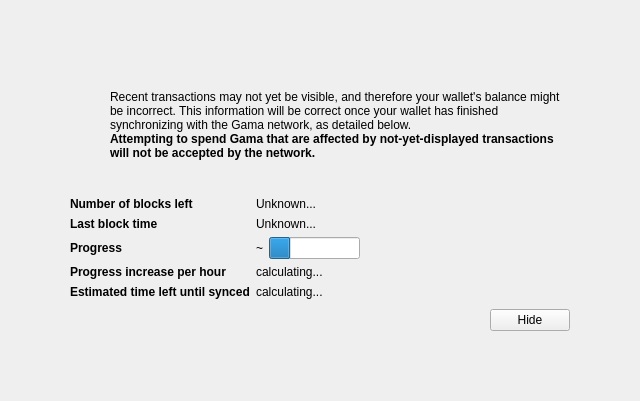
<?xml version="1.0" encoding="UTF-8"?>
<ui version="4.0">
 <class>ModalOverlay</class>
 <widget class="ModalOverlay" name="ModalOverlay">
  <property name="geometry">
   <rect>
    <x>0</x>
    <y>0</y>
    <width>640</width>
    <height>401</height>
   </rect>
  </property>
  <property name="windowTitle">
   <string>Form</string>
  </property>
  <layout class="QVBoxLayout" name="verticalLayout" stretch="0">
   <property name="sizeConstraint">
    <enum>QLayout::SetDefaultConstraint</enum>
   </property>
   <property name="leftMargin">
    <number>0</number>
   </property>
   <property name="topMargin">
    <number>0</number>
   </property>
   <property name="rightMargin">
    <number>0</number>
   </property>
   <property name="bottomMargin">
    <number>0</number>
   </property>
   <item>
    <widget class="QWidget" name="bgWidget" native="true">
     <property name="styleSheet">
      <string notr="true"/>
     </property>
     <layout class="QVBoxLayout" name="verticalLayoutMain" stretch="0">
      <property name="leftMargin">
       <number>60</number>
      </property>
      <property name="topMargin">
       <number>60</number>
      </property>
      <property name="rightMargin">
       <number>60</number>
      </property>
      <property name="bottomMargin">
       <number>60</number>
      </property>
      <item>
       <widget class="QWidget" name="contentWidget" native="true">
        <property name="styleSheet">
         <string notr="true"/>
        </property>
        <layout class="QVBoxLayout" name="verticalLayoutSub" stretch="1,0,0,0,0">
         <property name="spacing">
          <number>0</number>
         </property>
         <property name="leftMargin">
          <number>10</number>
         </property>
         <property name="topMargin">
          <number>10</number>
         </property>
         <property name="rightMargin">
          <number>10</number>
         </property>
         <property name="bottomMargin">
          <number>10</number>
         </property>
         <item>
          <layout class="QHBoxLayout" name="horizontalLayoutIconText" stretch="0,1">
           <property name="topMargin">
            <number>20</number>
           </property>
           <item>
            <layout class="QVBoxLayout" name="verticalLayoutIcon">
             <property name="leftMargin">
              <number>0</number>
             </property>
             <item>
              <widget class="QPushButton" name="warningIcon">
               <property name="enabled">
                <bool>false</bool>
               </property>
               <property name="text">
                <string/>
               </property>
               <property name="icon">
                <iconset>
                 <normaloff>:/icons/warning</normaloff>
                 <disabledoff>:/icons/warning</disabledoff>:/icons/warning</iconset>
               </property>
               <property name="iconSize">
                <size>
                 <width>48</width>
                 <height>48</height>
                </size>
               </property>
               <property name="flat">
                <bool>true</bool>
               </property>
              </widget>
             </item>
             <item>
              <spacer name="verticalSpacerWarningIcon">
               <property name="orientation">
                <enum>Qt::Vertical</enum>
               </property>
               <property name="sizeHint" stdset="0">
                <size>
                 <width>20</width>
                 <height>40</height>
                </size>
               </property>
              </spacer>
             </item>
            </layout>
           </item>
           <item>
            <layout class="QVBoxLayout" name="verticalLayoutInfoText">
             <property name="leftMargin">
              <number>0</number>
             </property>
             <property name="topMargin">
              <number>0</number>
             </property>
             <item>
              <widget class="QLabel" name="infoText">
               <property name="text">
                <string>Recent transactions may not yet be visible, and therefore your wallet's balance might be incorrect. This information will be correct once your wallet has finished synchronizing with the Gama network, as detailed below.</string>
               </property>
               <property name="textFormat">
                <enum>Qt::RichText</enum>
               </property>
               <property name="wordWrap">
                <bool>true</bool>
               </property>
              </widget>
             </item>
             <item>
              <widget class="QLabel" name="infoTextStrong">
               <property name="font">
                <font>
                 <weight>75</weight>
                 <bold>true</bold>
                </font>
               </property>
               <property name="text">
                <string>Attempting to spend Gama that are affected by not-yet-displayed transactions will not be accepted by the network.</string>
               </property>
               <property name="textFormat">
                <enum>Qt::RichText</enum>
               </property>
               <property name="wordWrap">
                <bool>true</bool>
               </property>
              </widget>
             </item>
             <item>
              <spacer name="verticalSpacerInTextSpace">
               <property name="orientation">
                <enum>Qt::Vertical</enum>
               </property>
               <property name="sizeHint" stdset="0">
                <size>
                 <width>20</width>
                 <height>40</height>
                </size>
               </property>
              </spacer>
             </item>
            </layout>
           </item>
          </layout>
         </item>
         <item>
          <spacer name="verticalSpacerAfterText">
           <property name="orientation">
            <enum>Qt::Vertical</enum>
           </property>
           <property name="sizeHint" stdset="0">
            <size>
             <width>20</width>
             <height>40</height>
            </size>
           </property>
          </spacer>
         </item>
         <item>
          <layout class="QFormLayout" name="formLayout">
           <property name="fieldGrowthPolicy">
            <enum>QFormLayout::FieldsStayAtSizeHint</enum>
           </property>
           <property name="horizontalSpacing">
            <number>6</number>
           </property>
           <property name="verticalSpacing">
            <number>6</number>
           </property>
           <property name="topMargin">
            <number>10</number>
           </property>
           <item row="0" column="0">
            <widget class="QLabel" name="labelNumberOfBlocksLeft">
             <property name="font">
              <font>
               <weight>75</weight>
               <bold>true</bold>
              </font>
             </property>
             <property name="text">
              <string>Number of blocks left</string>
             </property>
            </widget>
           </item>
           <item row="0" column="1">
            <widget class="QLabel" name="numberOfBlocksLeft">
             <property name="text">
              <string>Unknown...</string>
             </property>
            </widget>
           </item>
           <item row="1" column="0">
            <widget class="QLabel" name="labelLastBlockTime">
             <property name="font">
              <font>
               <weight>75</weight>
               <bold>true</bold>
              </font>
             </property>
             <property name="text">
              <string>Last block time</string>
             </property>
            </widget>
           </item>
           <item row="1" column="1">
            <widget class="QLabel" name="newestBlockDate">
             <property name="sizePolicy">
              <sizepolicy hsizetype="Maximum" vsizetype="Preferred">
               <horstretch>0</horstretch>
               <verstretch>0</verstretch>
              </sizepolicy>
             </property>
             <property name="text">
              <string>Unknown...</string>
             </property>
            </widget>
           </item>
           <item row="2" column="0">
            <widget class="QLabel" name="labelSyncDone">
             <property name="font">
              <font>
               <weight>75</weight>
               <bold>true</bold>
              </font>
             </property>
             <property name="text">
              <string>Progress</string>
             </property>
            </widget>
           </item>
           <item row="2" column="1">
            <layout class="QHBoxLayout" name="horizontalLayoutSync" stretch="0,1">
             <item>
              <widget class="QLabel" name="percentageProgress">
               <property name="text">
                <string>~</string>
               </property>
              </widget>
             </item>
             <item>
              <widget class="QProgressBar" name="progressBar">
               <property name="value">
                <number>24</number>
               </property>
               <property name="format">
                <string/>
               </property>
              </widget>
             </item>
            </layout>
           </item>
           <item row="4" column="0">
            <widget class="QLabel" name="labelProgressIncrease">
             <property name="font">
              <font>
               <weight>75</weight>
               <bold>true</bold>
              </font>
             </property>
             <property name="text">
              <string>Progress increase per hour</string>
             </property>
            </widget>
           </item>
           <item row="4" column="1">
            <widget class="QLabel" name="progressIncreasePerH">
             <property name="text">
              <string>calculating...</string>
             </property>
            </widget>
           </item>
           <item row="5" column="0">
            <widget class="QLabel" name="labelEstimatedTimeLeft">
             <property name="font">
              <font>
               <weight>75</weight>
               <bold>true</bold>
              </font>
             </property>
             <property name="text">
              <string>Estimated time left until synced</string>
             </property>
            </widget>
           </item>
           <item row="5" column="1">
            <widget class="QLabel" name="expectedTimeLeft">
             <property name="text">
              <string>calculating...</string>
             </property>
            </widget>
           </item>
          </layout>
         </item>
         <item>
          <layout class="QHBoxLayout" name="horizontalLayoutButtons">
           <property name="leftMargin">
            <number>10</number>
           </property>
           <property name="topMargin">
            <number>10</number>
           </property>
           <item>
            <spacer name="horizontalSpacer">
             <property name="orientation">
              <enum>Qt::Horizontal</enum>
             </property>
             <property name="sizeHint" stdset="0">
              <size>
               <width>40</width>
               <height>20</height>
              </size>
             </property>
            </spacer>
           </item>
           <item>
            <widget class="QPushButton" name="closeButton">
             <property name="text">
              <string>Hide</string>
             </property>
            </widget>
           </item>
          </layout>
         </item>
         <item>
          <layout class="QVBoxLayout" name="verticalLayout_2">
           <item>
            <spacer name="verticalSpacer">
             <property name="orientation">
              <enum>Qt::Vertical</enum>
             </property>
             <property name="sizeHint" stdset="0">
              <size>
               <width>20</width>
               <height>40</height>
              </size>
             </property>
            </spacer>
           </item>
          </layout>
         </item>
        </layout>
       </widget>
      </item>
     </layout>
    </widget>
   </item>
  </layout>
 </widget>
 <customwidgets>
  <customwidget>
   <class>ModalOverlay</class>
   <extends>QWidget</extends>
   <header>modaloverlay.h</header>
   <container>1</container>
  </customwidget>
 </customwidgets>
 <resources/>
 <connections/>
</ui>
